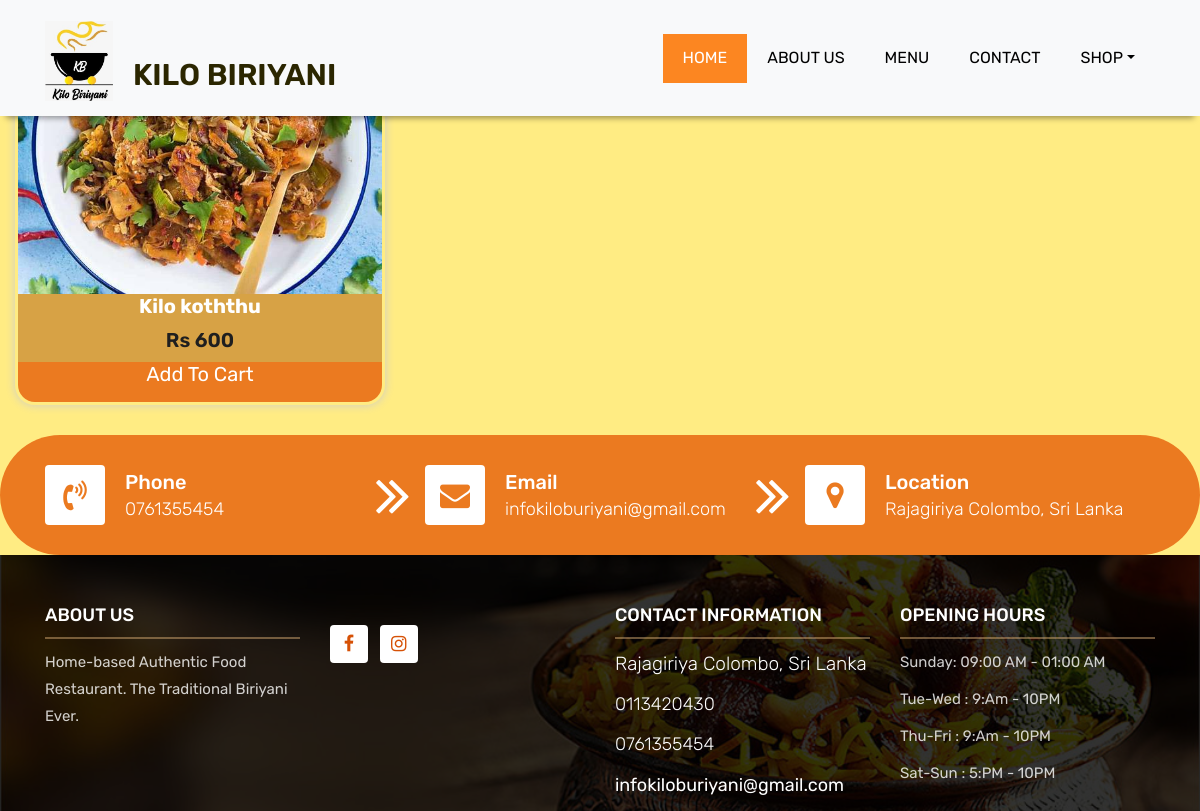
Page /post/20/ on the committed database.
### kiloapp/models.py (models this page shows, shortened)
class Post(models.Model):
    name=models.CharField(max_length=50,default="")
    price=models.IntegerField(default=0)
    description=models.CharField(max_length=200,default="n/a")
    cover = models.ImageField(upload_to='images/',default='/images/no.png')
    food= models.CharField(max_length=15,choices=food_choice,default='Juice Bar')
    spacial=models.BooleanField(default=False)

### kiloapp/views.py (the view)
# urls.py: path('post/<int:pk>/', PostDetailView.as_view(),name='food-detail'),
class PostDetailView(DetailView):
        model=Post

### kiloapp/templates/kiloapp/post_detail.html (shortened to what this page needs)
{% extends "kiloapp/base.html" %}
{% block content %}
<div class="col-lg-4 col-md-6 special-grid " >
<div class="gallery-single fix"data-aos="flip-up">
<div class="why-text">
    </div>
    <img src="{{post.cover.url}}" class="img-fluid" alt="Image">
    <h4 class="something1">{{ post.name}}</h4>
    <h5 class="something2">Rs {{ post.price }}</h5>
    <a href="{% url 'food-detail' post.id %}"><h5 class="something3">Add To Cart</h5></a>
</div>
</div>
{% endblock %}

### kiloapp/static/kiloapp/css/style.css (style rules this page uses)
.something1 { color: white; background: #D7A245; font-size: 20px; text-align: center; font-weight: bold; text-align: center; vertical-align: middle; line-height: 3em; }
.something2 { font-size: large; font-weight: 600; background: #D7A245; font-size: 20px; text-align: center; }
.something3 { color: white; background: #EB7A20; font-size: 20px; text-align: center; border: #01010100; height: 2em; }
::placeholder { color: white; opacity: 1; }
body { background-color: #ffec83; color: #666666; font-size: 15px; font-family: 'Rubik', sans-serif; line-height: 1.80857; }
a { color: #1f1f1f; text-decoration: none !important; outline: none !important; -webkit-transition: all .3s ease-in-out; -moz-transition: all .3s ease-in-out; -ms-transition: all .3s ease-in-out; -o-transition: all .3s ease-in-out; transition: all .3s ease-in-out; }
h1, h2, h3, h4, h5, h6 { letter-spacing: 0; font-weight: normal; position: relative; padding: 0 0 10px 0; font-weight: normal; line-height: 120% !important; color: #1f1f1f; margin: 0 }
h4 { font-size: 16px }
h5 { font-size: 14px }
a { color: #1f1f1f; text-decoration: none; outline: none; }
a, .btn { text-decoration: none !important; outline: none !important; -webkit-transition: all .3s ease-in-out; -moz-transition: all .3s ease-in-out; -ms-transition: all .3s ease-in-out; -o-transition: all .3s ease-in-out; transition: all .3s ease-in-out; }
.gallery-single { border-style: solid; border-color: #00000000; border-radius: 20px; margin-bottom: 30px; }
.gallery-single { position: relative; overflow: hidden; -webkit-box-shadow: 0 0 10px #ccc; box-shadow: 0 0 10px #ccc; }
.why-text { position: absolute; left: 0; bottom: -100%; right: 0; height: 100%; background: #D7A245; padding: 12px 12px; -webkit-transition: all .3s ease; transition: all .3s ease; }

### rows in the picture
Post: cover (picture), name "Kilo koththu", price "600"
